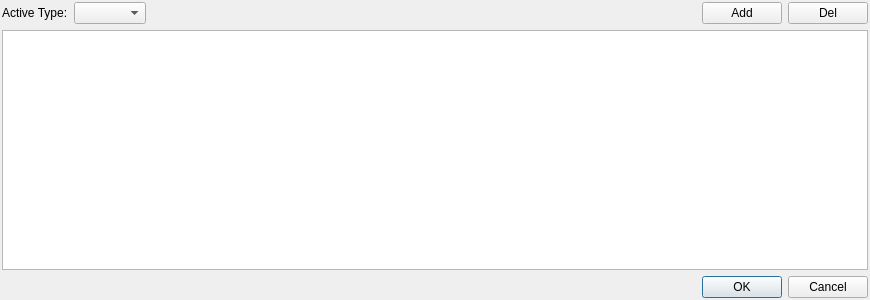
<?xml version="1.0" encoding="UTF-8"?>
<ui version="4.0">
 <class>ActiveChoiceDlg</class>
 <widget class="QDialog" name="ActiveChoiceDlg">
  <property name="geometry">
   <rect>
    <x>0</x>
    <y>0</y>
    <width>870</width>
    <height>300</height>
   </rect>
  </property>
  <property name="windowTitle">
   <string>Choose Active</string>
  </property>
  <layout class="QVBoxLayout" name="verticalLayout">
   <property name="leftMargin">
    <number>2</number>
   </property>
   <property name="topMargin">
    <number>2</number>
   </property>
   <property name="rightMargin">
    <number>2</number>
   </property>
   <property name="bottomMargin">
    <number>2</number>
   </property>
   <item>
    <widget class="QFrame" name="frame">
     <property name="sizePolicy">
      <sizepolicy hsizetype="Preferred" vsizetype="Preferred">
       <horstretch>0</horstretch>
       <verstretch>0</verstretch>
      </sizepolicy>
     </property>
     <property name="frameShape">
      <enum>QFrame::Panel</enum>
     </property>
     <property name="frameShadow">
      <enum>QFrame::Plain</enum>
     </property>
     <property name="lineWidth">
      <number>0</number>
     </property>
     <layout class="QHBoxLayout" name="horizontalLayout">
      <property name="leftMargin">
       <number>0</number>
      </property>
      <property name="topMargin">
       <number>0</number>
      </property>
      <property name="rightMargin">
       <number>0</number>
      </property>
      <property name="bottomMargin">
       <number>0</number>
      </property>
      <item>
       <widget class="QLabel" name="ActiveTypeLbl">
        <property name="text">
         <string>Active Type:</string>
        </property>
       </widget>
      </item>
      <item>
       <widget class="QComboBox" name="ActiveTypeCombo"/>
      </item>
      <item>
       <spacer name="horizontalSpacer">
        <property name="orientation">
         <enum>Qt::Horizontal</enum>
        </property>
        <property name="sizeHint" stdset="0">
         <size>
          <width>40</width>
          <height>20</height>
         </size>
        </property>
       </spacer>
      </item>
      <item>
       <widget class="QPushButton" name="AddActiveBtn">
        <property name="text">
         <string>Add</string>
        </property>
       </widget>
      </item>
      <item>
       <widget class="QPushButton" name="RemoveActiveBtn">
        <property name="text">
         <string>Del</string>
        </property>
       </widget>
      </item>
     </layout>
    </widget>
   </item>
   <item>
    <widget class="QTableView" name="ActivesList">
     <property name="editTriggers">
      <set>QAbstractItemView::AnyKeyPressed|QAbstractItemView::EditKeyPressed|QAbstractItemView::SelectedClicked</set>
     </property>
     <property name="alternatingRowColors">
      <bool>true</bool>
     </property>
     <property name="selectionBehavior">
      <enum>QAbstractItemView::SelectRows</enum>
     </property>
     <attribute name="verticalHeaderVisible">
      <bool>false</bool>
     </attribute>
     <attribute name="verticalHeaderMinimumSectionSize">
      <number>20</number>
     </attribute>
     <attribute name="verticalHeaderDefaultSectionSize">
      <number>22</number>
     </attribute>
    </widget>
   </item>
   <item>
    <widget class="QDialogButtonBox" name="buttonBox">
     <property name="orientation">
      <enum>Qt::Horizontal</enum>
     </property>
     <property name="standardButtons">
      <set>QDialogButtonBox::Cancel|QDialogButtonBox::Ok</set>
     </property>
    </widget>
   </item>
  </layout>
 </widget>
 <resources/>
 <connections>
  <connection>
   <sender>buttonBox</sender>
   <signal>accepted()</signal>
   <receiver>ActiveChoiceDlg</receiver>
   <slot>accept()</slot>
   <hints>
    <hint type="sourcelabel">
     <x>248</x>
     <y>254</y>
    </hint>
    <hint type="destinationlabel">
     <x>157</x>
     <y>274</y>
    </hint>
   </hints>
  </connection>
  <connection>
   <sender>buttonBox</sender>
   <signal>rejected()</signal>
   <receiver>ActiveChoiceDlg</receiver>
   <slot>reject()</slot>
   <hints>
    <hint type="sourcelabel">
     <x>316</x>
     <y>260</y>
    </hint>
    <hint type="destinationlabel">
     <x>286</x>
     <y>274</y>
    </hint>
   </hints>
  </connection>
 </connections>
</ui>
